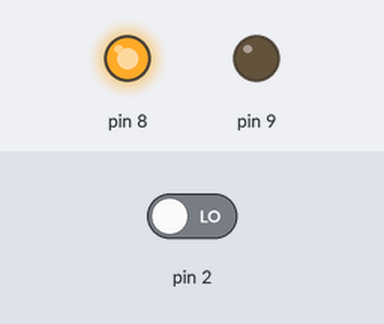
Bench run of a sketch on a simulated Arduino Uno, built with avr-gcc and run on an emulated ATmega328P. On the bench: output pins drawn as LEDs (lit = HIGH). The inputs (shaded band) are chosen by the test bench; at power-on: pin 2 LOW.

Above: at 1.2 s.
1.3 s: pin 2 driven HIGH
At 1.8 s:
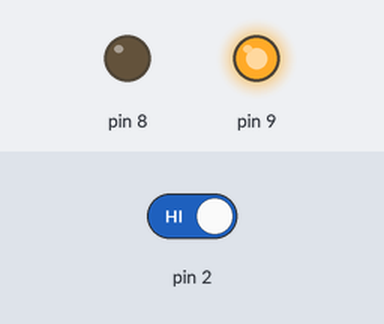
2.8 s: pin 2 driven LOW
At 4.1 s:
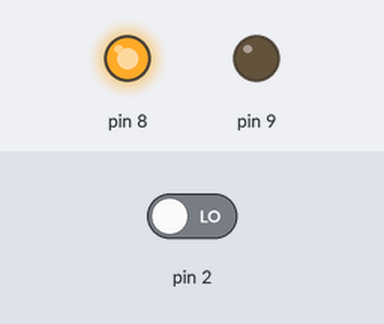
Timing chart, 0 to 5.8 s (numbered marks = the images above; inputs shaded):
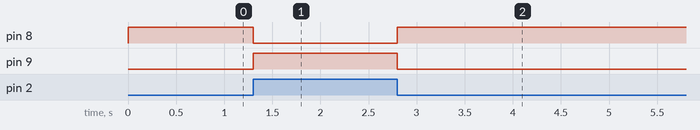

The sketch:

26_Tracking_Sensor.ino
```cpp
void setup() {
  pinMode (2, INPUT);
  pinMode (8, OUTPUT);
  pinMode (9, OUTPUT);
}

void loop()
{
  if (HIGH == digitalRead(2))
  {
    digitalWrite(8, LOW);
    digitalWrite(9, HIGH);
  }
  else
  {
    digitalWrite(9, LOW);
    digitalWrite(8, HIGH);
  }
  delay(100);
}
```

Measured:
- after the input at 1.3 s, pin 8: HIGH → LOW at once; pin 9: LOW → HIGH at once
- after the input at 2.8 s, pin 8: LOW → HIGH at once; pin 9: HIGH → LOW at once
